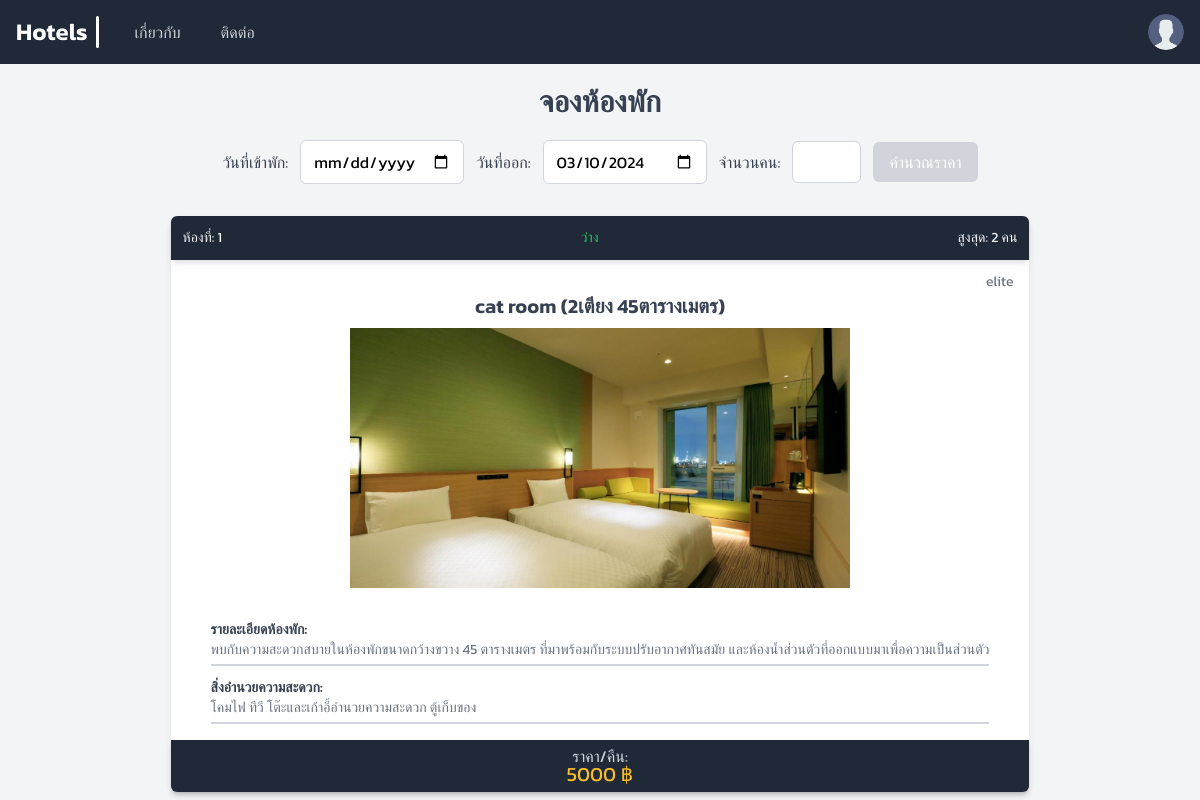
The page /booking.php?room_id=1 on the database its author committed.
### tables this page shows
CREATE TABLE `room` (
  `id` varchar(10) NOT NULL,
  `name` varchar(255) NOT NULL,
  `type_id` varchar(10) NOT NULL,
  `detail` varchar(10000) NOT NULL,
  `facility` varchar(10000) NOT NULL,
  `max_people` int(11) NOT NULL,
  `price` int(11) NOT NULL,
  `status` varchar(20) NOT NULL DEFAULT 'available',
  `img` varchar(1000) DEFAULT NULL,
  `create_at` date NOT NULL DEFAULT current_timestamp()
);

CREATE TABLE `type_room` (
  `id` varchar(10) NOT NULL,
  `name` varchar(255) NOT NULL
);

### booking.php (the view, shortened to what this page needs)
<?php
    require 'config/database.php';
    $room_id = $_GET['room_id'];
    $searchDate = $_GET['searchDate'];
    $sql = "SELECT room.id, room.name, type_room.name as type, room.detail, room.facility,
    room.max_people, room.price, room.status, room.img, room.create_at FROM room
    INNER JOIN type_room ON room.type_id = type_room.id WHERE room.id = $room_id";
    $result = mysqli_query($conn, $sql);
    $room = mysqli_fetch_array($result);
?>
<!DOCTYPE html>
<html lang="en">
    <head>
        <script src="https://cdn.tailwindcss.com"></script>
        <link rel="stylesheet" href="./assets/css/main.css">
    </head>
    <body class="bg-[#f3f4f6] min-w-[360px] ">
        <?php include './includes/navbar.php'; ?>
        <div class="flex items-center justify-center mt-5">
            <h1 class="text-3xl font-semibold text-gray-700">จองห้องพัก</h1>
        </div>
        <div class="flex items-center justify-center mt-5">
            <form action="#" method="post">
                <div class="flex items-center justify-center space-x-3">
                    <label for="checkIn" class="text-gray-700" >วันที่เข้าพัก: </label>
                    <input type="date" name="checkIn" id="checkIn" min="<?php echo date('Y-m-d') ?>" value="<?php echo $searchDate ?>"
                    class="px-3 py-2 border border-gray-300 rounded-md focus:outline-none focus:ring-2 focus:ring-blue-500 focus:border-transparent" required>
                    <label for="checkOut" class="text-gray-700">วันที่ออก: </label>
                    <?php
                        $minCheckOutDate = date('Y-m-d', strtotime($searchDate . ' +1 day'));
                    ?>
                    <input type="date" name="checkOut" id="checkOut" min="<?php echo $minCheckOutDate ?>" value="<?php echo $minCheckOutDate ?>"
                    class="px-3 py-2 border border-gray-300 rounded-md focus:outline-none focus:ring-2 focus:ring-blue-500 focus:border-transparent" required>
                    <label for="numPeople" class="text-gray-700">จำนวนคน: </label>
                    <input type="number" name="numPeople" id="numPeople" class="px-3 py-2 border border-gray-300 rounded-md focus:outline-none focus:ring-2 focus:ring-blue-500 focus:border-transparent"
                    min="1" max="<?php echo $room['max_people'] ?>" required>
                    <button type="submit" name="calculate" id="calculateBtn" class="px-4 py-2 text-white bg-gray-300 cursor-not-allowed rounded-md transition-all duration-300 ease-in-out" disabled>คำนวณราคา</button>
                </div>
            </form>
        </div>
        <div class=" w-full flex justify-center">
            <div class="max-w-screen-xl flex justify-center items-center mt-8">
                <div class="flex flex-col items-center bg-white rounded-md shadow-md">
                    <div class="flex items-center justify-between w-full p-3 bg-gray-800 rounded-t-md shadow-md mb-3">
                        <p class="text-sm font-normal text-gray-100">ห้องที่: <?php echo $room['id']; ?></p>
                        <p class='text-sm font-normal text-green-500'>ว่าง</p>
                        <p class="text-sm font-normal text-gray-100">สูงสุด: <?php echo $room['max_people']; ?> คน</p>
                    </div>
                    <div class="flex items-center justify-end w-full pr-4">
                        <p class="text-sm font-normal text-gray-500"><?php echo $room['type']; ?></p>
                    </div>
                    <div class="flex items-center justify-center w-full pb-2 ">
                        <h1 class="text-xl font-semibold text-gray-700"><?php echo $room['name']; ?></h1>
                    </div>
                    <div class="w-[500px] h-[260px] overflow-hidden flex justify-center">
                        <?php $roomImg = $room['img'];
                            if ($roomImg !== null) {
                                echo "<img src='assets/photos/$roomImg' alt='room' class='w-[600px] object-cover'>";
                            }else {
                                echo "<img src='assets/photos/room.jpg' alt='room' class='w-80 h-48 object-cover'>";
                            }
                        ?>
                    </div>
                    <div class="flex flex-col items-start justify-center w-full px-10 pt-8">
                        <p class="text-sm font-semibold text-gray-700">รายละเอียดห้องพัก:</p>
                        <p class="text-sm font-normal text-gray-500"><?php echo $room['detail']; ?></p>
                    </div>
                    <div class="w-full px-10 py-1">
                        <div class="w-full bg-gray-300 h-[2px]"></div>
                    </div>
                    <div class="flex flex-col items-start justify-center w-full px-10 pt-2">
                        <p class="text-sm font-semibold text-gray-700">สิ่งอำนวยความสะดวก:</p>
                        <p class="text-sm font-normal text-gray-500"><?php echo $room['facility']; ?></p>
                    </div>
                    <div class="w-full px-10 py-1">
                        <div class="w-full bg-gray-300 h-[2px]"></div>
                    </div>
                    <div class="flex items-center justify-center w-full p-1 bg-gray-800 rounded-b-md shadow-md mt-3">
                        <div class="flex flex-col justify-center items-center px-4">
                            <p class="text-base text-gray-300 -mb-2">ราคา/คืน:</p>
                            <span class="text-xl text-amber-400 "><?php echo $room['price']?> ฿</span>
                        </div>
                    </div>
                </div>
            </div>
        </div>
    </body>
</html>

### assets/css/main.css (style rules this page uses)
* { font-family: "Kanit", sans-serif; margin: 0; padding: 0; box-sizing: border-box; }

### rows shown on the page
room: id "1", max_people "2", type_room.name "elite", name "cat room (2เตียง 45ตารางเมตร)", img (picture), detail "พบกับความสะดวกสบายในห้องพักขนาดกว้างขวาง 45 ตารางเมตร ที่มาพร้อมกับระบบปรับอากาศทันสมัย และห้องน้ำส่วนตัวที่ออกแบบมาเพื่อความเป็นส่วนตัว", facility "โคมไฟ ทีวี โต๊ะและเก้าอี้อำนวยความสะดวก ตู้เก็บของ", price "5000"
